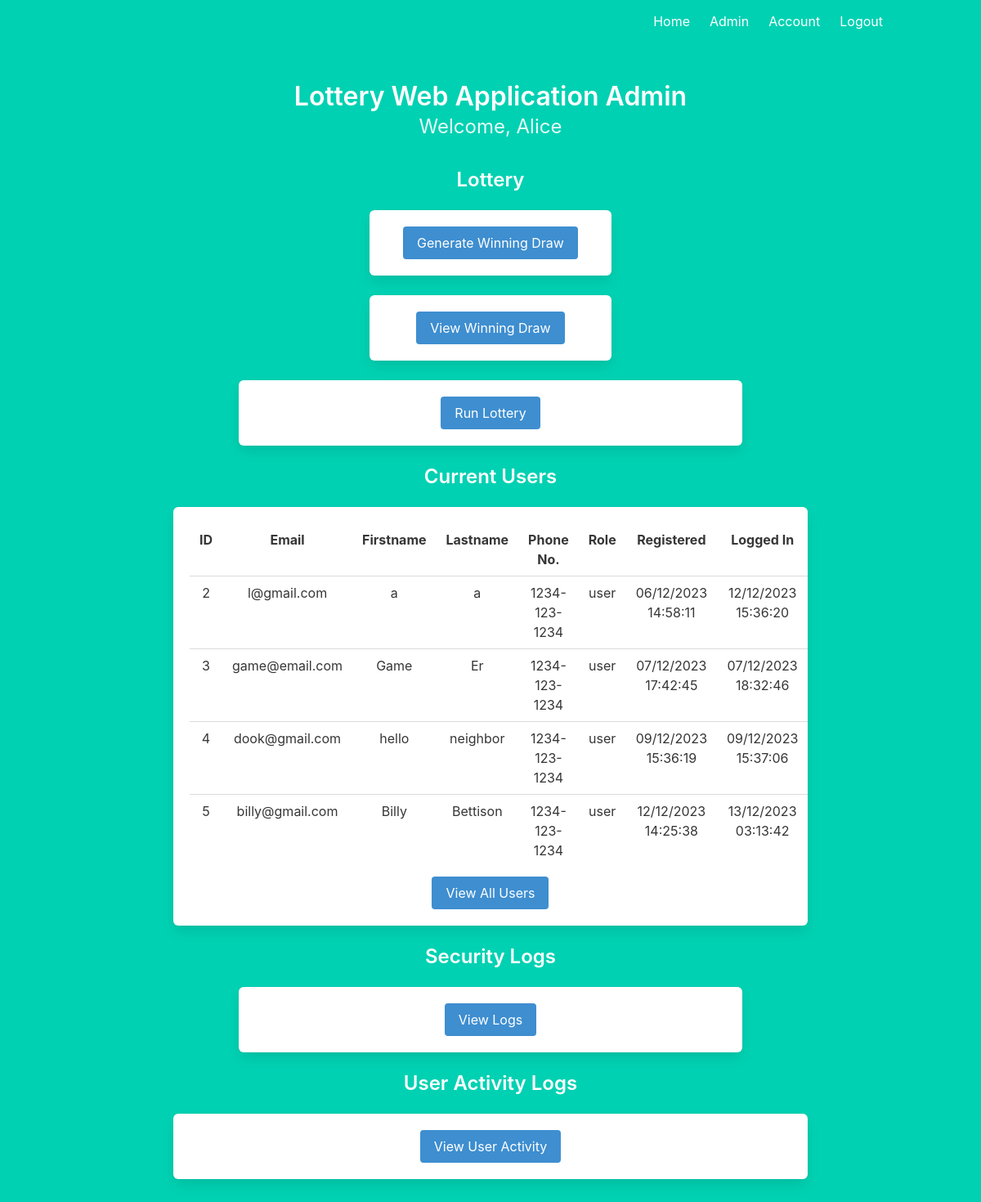
Page /view_all_users (signed in) on the earlier database version.
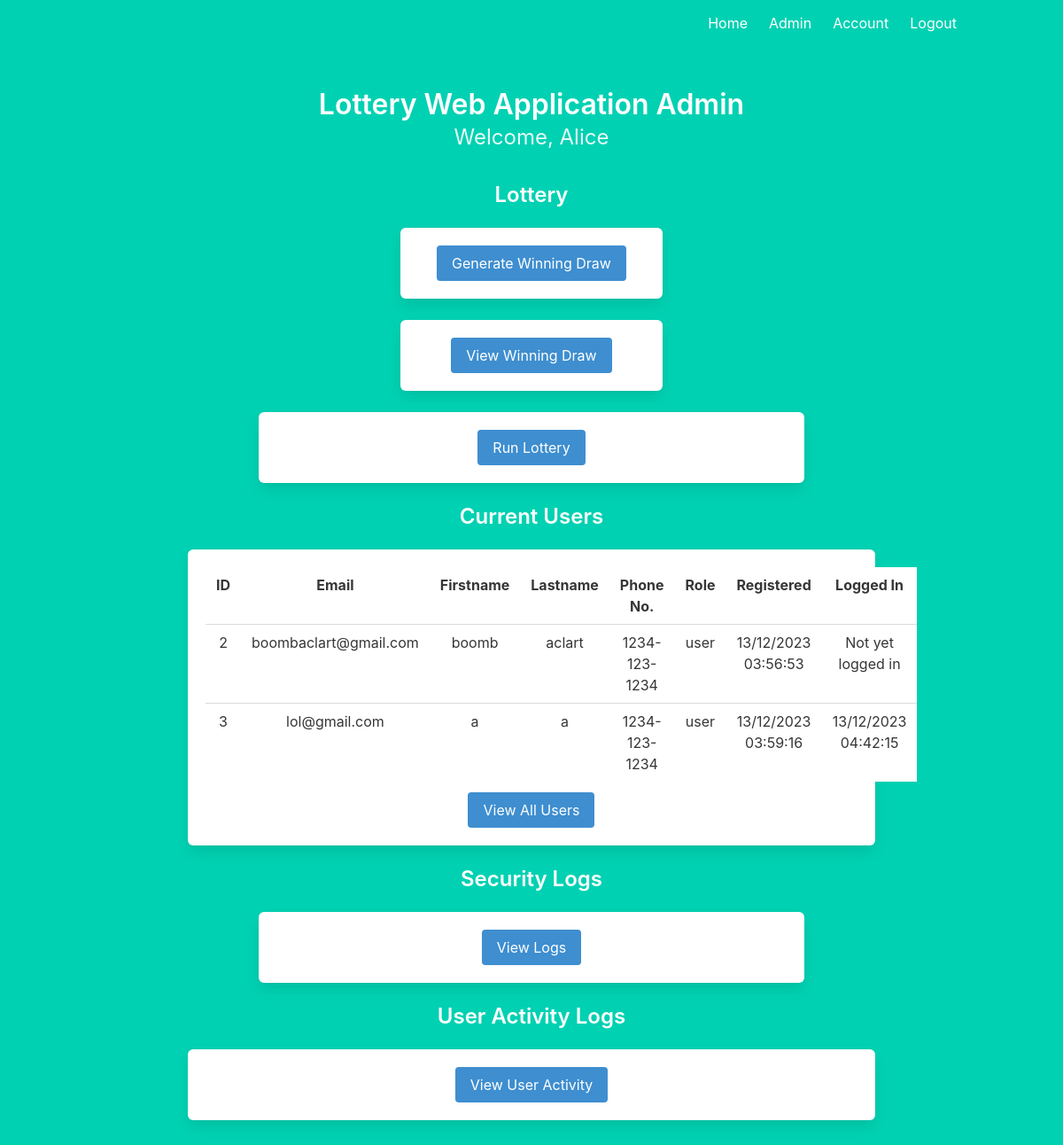
Same page on the later database version.
### models.py (models this page shows, shortened)
class User(db.Model, UserMixin):
    __tablename__ = 'users'
    id = db.Column(db.Integer, primary_key=True)
    email = db.Column(db.String(100), nullable=False, unique=True)
    password = db.Column(db.String(100), nullable=False)
    firstname = db.Column(db.String(100), nullable=False)
    lastname = db.Column(db.String(100), nullable=False)
    phone = db.Column(db.String(100), nullable=False)
    role = db.Column(db.String(100), nullable=False, default='user')
    pin_key = db.Column(db.String(32), nullable=False, default=pyotp.random_base32())
    registered_on = db.Column(db.DateTime, nullable=False)
    current_login = db.Column(db.DateTime, nullable=True)
    last_login = db.Column(db.DateTime, nullable=True)
    post_key = db.Column(db.BLOB, nullable=False, default=Fernet.generate_key())
    draws = db.relationship('Draw')

### admin/views.py (the view)
@admin_blueprint.route('/view_all_users')
@requires_roles('admin')
def view_all_users():
    current_users = User.query.filter_by(role='user').all()
    return render_template('admin/admin.html', name=current_user.firstname, current_users=current_users)

### app.py (called while the page is built)
@login_manager.user_loader
def load_user(id):
    return User.query.get(int(id))

### users/views.py (called while the page is built)
def requires_roles(*roles):
    def wrapper(f):
        @wraps(f)
        def wrapped(*args, **kwargs):
            if current_user.role not in roles:
                return render_template('403.html')
            return f(*args, **kwargs)
        return wrapped
    return wrapper

### templates/admin/admin.html (shortened to what this page needs)
{% extends "base.html" %}
{% block content %}
<h3 class="title is-3">Lottery Web Application Admin</h3>
<h4 class="subtitle is-4">
    Welcome, {{ name }}
</h4>
<div class="column is-4 is-offset-4">
    <h4 class="title is-4">Lottery</h4>
    <div class="box">
        <form action="/generate_winning_draw">
            <div>
                <button class="button is-info is-centered">Generate Winning Draw</button>
            </div>
        </form>
    </div>
</div>
<div class="column is-4 is-offset-4">
    <div class="box">
        <form action="/view_winning_draw">
            <div>
                <button class="button is-info is-centered">View Winning Draw</button>
            </div>
        </form>
    </div>
</div>
<div class="column is-8 is-offset-2">
    <div class="box">
        <form action="/run_lottery">
            <div>
                <button class="button is-info is-centered">Run Lottery</button>
            </div>
        </form>
    </div>
</div>
<div class="column is-10 is-offset-1">
    <h4 class="title is-4">Current Users</h4>
    <div class="box">
        {% if current_users %}
            <div class="field">
                <table class="table">
                    <tr>
                        <th>ID</th>
                        <th>Email</th>
                        <th>Firstname</th>
                        <th>Lastname</th>
                        <th>Phone No.</th>
                        <th>Role</th>
                        <th>Registered</th>
                        <th>Logged In</th>
                    </tr>
                    {% for user in current_users %}
                        <tr>
                            <td>{{ user.id }}</td>
                            <td>{{ user.email }}</td>
                            <td>{{ user.firstname }}</td>
                            <td>{{ user.lastname }}</td>
                            <td>{{ user.phone }}</td>
                            <td>{{ user.role }}</td>
                                <td>{{ user.registered_on.strftime('%d/%m/%Y %H:%M:%S') }}</td>
                                {% if user.current_login %}
                                    <td>{{ user.current_login.strftime('%d/%m/%Y %H:%M:%S') }}</td>
                                {% else %}
                                    <td>Not yet logged in</td>
                                {% endif %}
                        </tr>
                    {% endfor %}
                </table>
            </div>
        {% endif %}
        <form action="/view_all_users">
            <div>
                <button class="button is-info is-centered">View All Users</button>
            </div>
        </form>
    </div>
</div>
<div class="column is-8 is-offset-2" id="test">
    <h4 class="title is-4">Security Logs</h4>
    <div class="box">
        <form action="/logs">
            <div>
                <button class="button is-info is-centered">View Logs</button>
            </div>
        </form>
        </div>
    </div>
<div class="column is-10 is-offset-1">
    <h4 class="title is-4">User Activity Logs</h4>
    <div class="box">
        <form action="/view_user_activity">
            <div>
                <button class="button is-info is-centered">View User Activity</button>
            </div>
        </form>
    </div>
</div>
{% endblock %}

### templates/base.html (shortened to what this page needs)
<!DOCTYPE html>
<html>
<head>
    <link rel="stylesheet" href="https://cdnjs.cloudflare.com/ajax/libs/bulma/0.7.2/css/bulma.min.css" />
</head>
<body>
    <section class="hero is-primary is-fullheight">
        <div class="hero-head">
            <nav class="navbar">
                <div class="container">
                    <div id="navbarMenuHeroA" class="navbar-menu">
                       <div class="navbar-end">
                            <a href="{{ url_for('index') }}" class="navbar-item">
                               Home
                            </a>
                                {% if current_user.role == 'admin' %}
                            <a href="{{ url_for('admin.admin') }}" class="navbar-item">
                                Admin
                            </a>
                                    {% endif %}
                            <a href="{{ url_for('users.account') }}" class="navbar-item">
                                Account
                            </a>
                            {% if current_user.is_authenticated %}
                            <a href="{{ url_for('users.logout')}}" class="navbar-item">
                                Logout
                            </a>
                            {% endif %}
                       </div>
                    </div>
                </div>
            </nav>
        </div>
        <div class="hero-body">
            <div class="container has-text-centered">
               {% block content %}
               {% endblock %}
            </div>
        </div>
    </section>
</body>
</html>

### templates/base.html (style rules this page uses)
.table { margin-left: auto; margin-right: auto; }

Differences in the rows shown:
removed User: id "4", email "dook@gmail.com", firstname "hello", lastname "neighbor", phone "1234-123-1234", role "user", registered_on "09/12/2023 15:36:19", current_login "09/12/2023 15:37:06"
removed User: id "5", email "billy@gmail.com", firstname "Billy", lastname "Bettison", phone "1234-123-1234", role "user", registered_on "12/12/2023 14:25:38", current_login "13/12/2023 03:13:42"
changed User id 2: email "l@gmail.com" → "boombaclart@gmail.com"; firstname "a" → "boomb"; lastname "a" → "aclart"; registered_on "06/12/2023 14:58:11" → "13/12/2023 03:56:53"; current_login "12/12/2023 15:36:20" → (not shown); now shows "Not yet logged in"
changed User id 3: email "game@email.com" → "lol@gmail.com"; firstname "Game" → "a"; lastname "Er" → "a"; registered_on "07/12/2023 17:42:45" → "13/12/2023 03:59:16"; current_login "07/12/2023 18:32:46" → "13/12/2023 04:42:15"
